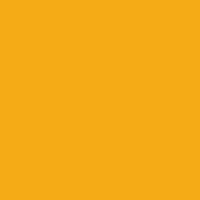
Frame 1 (no input)
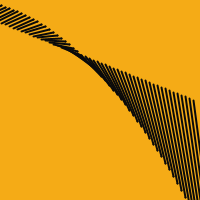
Frame 60 (the mouse pressed at the canvas centre just before this capture)
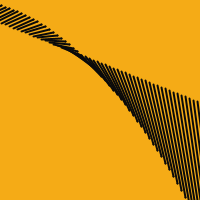
Frame 120 (the mouse held since frame 60 and released just before this capture)

The Processing sketch that drew these frames (run headless with seeded random() and noise(); from frame 60 on, the mouse is pressed at the canvas centre):

// Processing sketch: processing_93115
// ── processing_93115.pde

int y=5;
int x=10;

void setup () {
  size (200,200);
background (245,171,22);
} 


void draw() {
int spacing= 4;
stroke (10);
  strokeWeight (2);
    x=x+spacing;
     point (x-37,x*x/250);
     line (x-37, x*x/250, x-57, x/2.5 );
}
